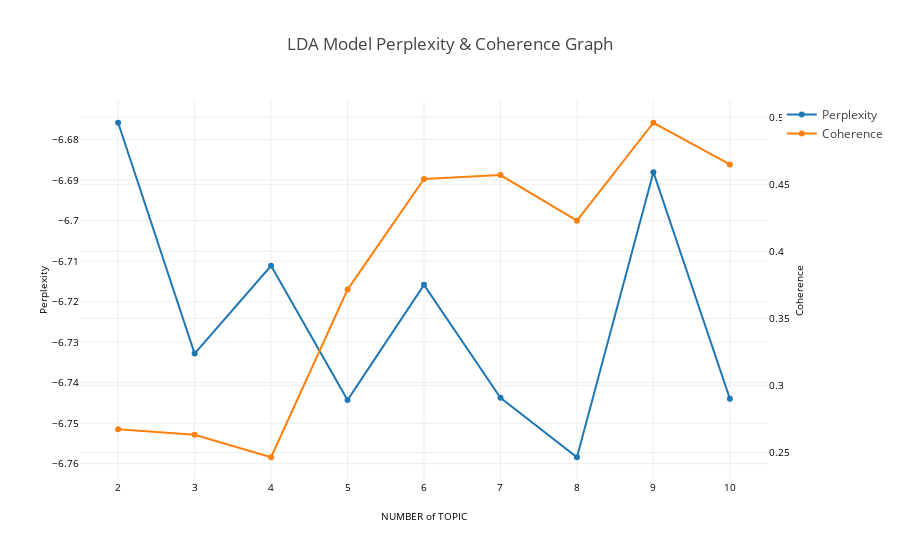

The notebook cell this image was saved under:
### Code cell
MAX_TOPICS = 10 

tc.set_plotly()
tc.get_model_validation_graph("lda", tokenized_sentence_list, MAX_TOPICS)

### Figure 1 — Plotly figure (JSON) as saved in the notebook; plotly's stock layout.template omitted (floating-point values rounded to 4 significant figures)
{"data": [{"marker": {}, "name": "Perplexity", "type": "scatter", "x": ["2", "3", "4", "5", "6", "7", "8", "9", "10"], "y": [-6.676, -6.733, -6.711, -6.744, -6.716, -6.744, -6.758, -6.688, -6.744], "yaxis": "y"}, {"marker": {}, "name": "Coherence", "type": "scatter", "x": ["2", "3", "4", "5", "6", "7", "8", "9", "10"], "y": [0.2675, 0.2633, 0.2465, 0.3715, 0.4539, 0.4568, 0.4229, 0.4959, 0.4648], "yaxis": "y2"}], "layout": {"title": "LDA Model Perplexity & Coherence Graph", "xaxis": {"dtick": 1, "exponentformat": "e", "showexponent": "all", "showticklabels": true, "tickangle": 0, "tickfont": {"color": "black", "size": 10}, "title": "NUMBER of TOPIC", "titlefont": {"color": "black", "size": 10}}, "yaxis": {"exponentformat": "e", "showexponent": "all", "showticklabels": true, "tickangle": 0, "tickfont": {"color": "black", "size": 10}, "title": "Perplexity", "titlefont": {"color": "black", "size": 10}}, "yaxis2": {"overlaying": "y", "showticklabels": true, "side": "right", "tickangle": 0, "tickfont": {"color": "black", "size": 10}, "title": "Coherence", "titlefont": {"color": "black", "size": 10}}}}
